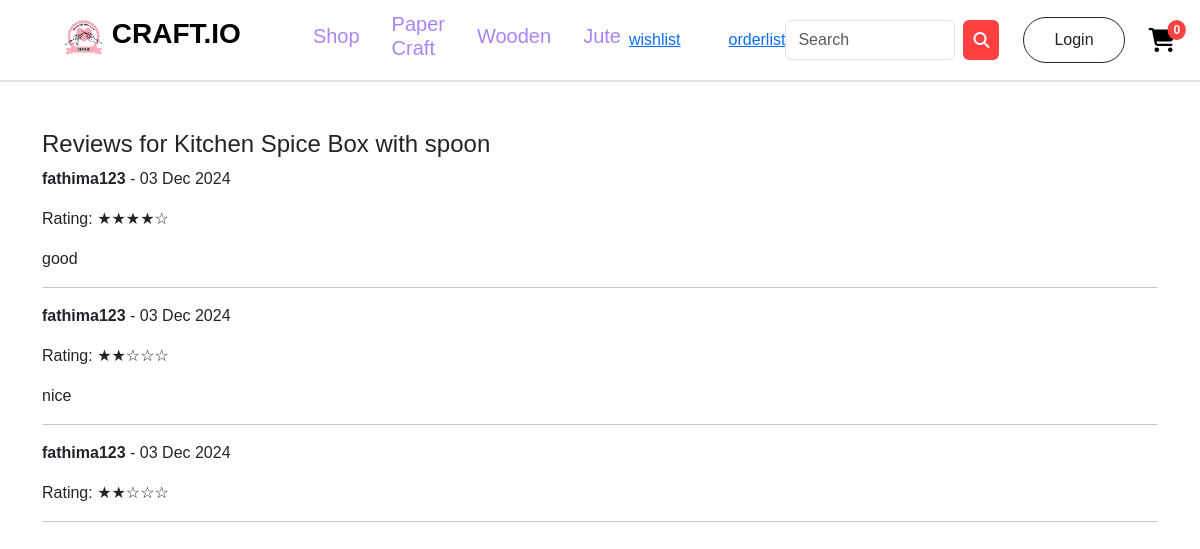
/customer/product/3/reviews/, run on an earlier commit of the app's database.
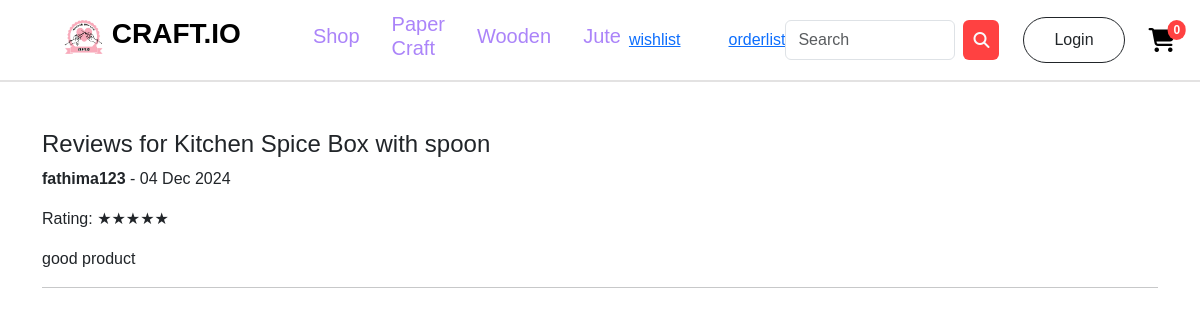
And on a later commit of the database.
### account/models.py (models this page shows, shortened)
class ProductReview(models.Model):
    product = models.ForeignKey(Productss, on_delete=models.CASCADE, related_name='reviews')
    user = models.ForeignKey(User, on_delete=models.CASCADE)
    rating = models.IntegerField(choices=[(i, str(i)) for i in range(1, 6)], default=5)  # Ratings from 1 to 5
    comment = models.TextField(max_length=500, blank=True)
    created_at = models.DateTimeField(auto_now_add=True)

### customer/views.py (the view)
# urls.py: path('product/<int:pk>/reviews/', view_reviews, name='view_reviews'),
def view_reviews(request, pk):
    product = get_object_or_404(Productss, pk=pk)
    reviews = ProductReview.objects.filter(product=product)
    return render(request, 'view_reviews.html', {
        'product': product,
        'reviews': reviews
    })

### customer/context_processors.py (called while the page is built)
def item_count(request):
    if request.user.is_authenticated:
        cart_count=Cart.objects.filter(user=request.user).count()
        wishlist_count=Wishlist.objects.filter(user=request.user).count()
        order_count=Orders.objects.filter(user=request.user).count()
        return {'cart':cart_count,'wishlist':wishlist_count,'order':order_count}
    else:
        return {"cart":0,'wishlist':0,"order":0}

### customer/templatetags/custom_filters.py (called while the page is built)
@register.filter
def to(value, max_value):
    try:
        value = int(value)  # Try to convert the value to an integer
    except (ValueError, TypeError):
        value = 0  # If conversion fails, default to 0
    filled_stars = '★' * value
    empty_stars = '☆' * (max_value - value)
    return filled_stars + empty_stars

### customer/templates/view_reviews.html (shortened to what this page needs)
{% extends 'navbar.html' %}
{% block nav %}
{% load custom_filters %}
<div class="container mt-5">
    <h4>Reviews for {{ product.title }}</h4>
    <div>
        {% for review in reviews %}
            <div>
                <p><b>{{ review.user.username }}</b> - {{ review.created_at|date:"d M Y" }}</p>
                <p>Rating:
                    {% with review.rating as rating %}
                        {{ rating|to:5 }}
                    {% endwith %}
                </p>
                <p>{{ review.comment }}</p>
            </div>
            <hr>
        {% empty %}
            <p>No reviews yet.</p>
        {% endfor %}
    </div>
</div>
{% endblock %}

What changed in the data, as far as the page shows it:
removed ProductReview: user.username "fathima123", created_at "03 Dec 2024", rating|to "★★★★☆", comment "good"
removed ProductReview: user.username "fathima123", created_at "03 Dec 2024", rating|to "★★☆☆☆", comment "nice"
removed ProductReview: user.username "fathima123", created_at "03 Dec 2024", rating|to "★★☆☆☆"
added ProductReview: user.username "fathima123", created_at "04 Dec 2024", rating|to "★★★★★", comment "good product"
